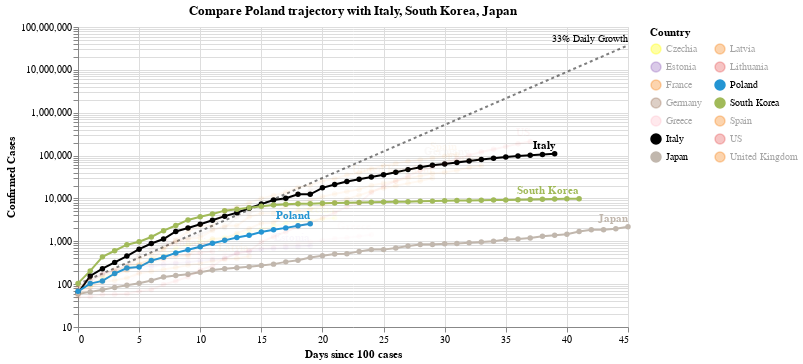

The code cell stored with this chart in its notebook:
### Code cell
#hide_input
chart3 = make_since_chart(['Poland'])
chart3

### Figure 1 — Vega-Lite specification as saved in the notebook (floating-point values rounded to 4 significant figures; data arrays with more than 128 entries replaced by an {"elided": "..."} marker saying what was removed)
{"config": {"view": {"continuousWidth": 400, "continuousHeight": 300}}, "layer": [{"mark": {"type": "line", "color": "black", "opacity": 0.5, "strokeDash": [3, 3]}, "encoding": {"x": {"type": "quantitative", "field": "Days since 100 cases"}, "y": {"type": "quantitative", "field": "Confirmed Cases"}}}, {"mark": {"type": "text", "align": "right", "dy": -6, "fontSize": 10, "text": "33% Daily Growth"}, "encoding": {"x": {"type": "quantitative", "field": "Days since 100 cases"}, "y": {"type": "quantitative", "field": "Confirmed Cases"}}, "transform": [{"filter": "(datum['Days since 100 cases'] >= 45)"}]}, {"data": {"name": "data-bbd3c020f37ca548d64b64f44ca2a7f4"}, "mark": {"type": "line", "point": true}, "encoding": {"color": {"type": "nominal", "field": "Country", "legend": {"columns": 2}, "scale": {"domain": ["Czechia", "Estonia", "France", "Germany", "Greece", "Italy", "Japan", "Latvia", "Lithuania", "Poland", "South Korea", "Spain", "US", "United Kingdom"], "range": ["yellow", "#9467bd", "#F58518", "#9D755D", "pink", "black", "#C1B7AD", "#F58518", "#E45756", "#2495D3", "#A1BA59", "#F58518", "#E45756", "#F58518"]}}, "opacity": {"condition": {"value": 1, "selection": "selector001"}, "value": 0.05}, "tooltip": [{"type": "nominal", "field": "Country"}, {"type": "temporal", "field": "Date"}, {"type": "quantitative", "field": "Confirmed Cases"}, {"type": "quantitative", "field": "Days since 100 cases"}], "x": {"type": "quantitative", "field": "Days since 100 cases"}, "y": {"type": "quantitative", "field": "Confirmed Cases", "scale": {"type": "log"}}}, "selection": {"selector001": {"type": "multi", "fields": ["Country"], "bind": "legend", "init": [{"Country": "Poland"}, {"Country": "Italy"}, {"Country": "South Korea"}, {"Country": "Japan"}]}}, "width": 550}, {"data": {"name": "data-bbd3c020f37ca548d64b64f44ca2a7f4"}, "mark": {"type": "text", "align": "right", "dy": -8, "fontWeight": "bold"}, "encoding": {"color": {"type": "nominal", "field": "Country", "legend": {"columns": 2}, "scale": {"domain": ["Czechia", "Estonia", "France", "Germany", "Greece", "Italy", "Japan", "Latvia", "Lithuania", "Poland", "South Korea", "Spain", "US", "United Kingdom"], "range": ["yellow", "#9467bd", "#F58518", "#9D755D", "pink", "black", "#C1B7AD", "#F58518", "#E45756", "#2495D3", "#A1BA59", "#F58518", "#E45756", "#F58518"]}}, "opacity": {"condition": {"value": 1, "selection": "selector001"}, "value": 0.05}, "text": {"type": "nominal", "field": "Country"}, "tooltip": [{"type": "nominal", "field": "Country"}, {"type": "temporal", "field": "Date"}, {"type": "quantitative", "field": "Confirmed Cases"}, {"type": "quantitative", "field": "Days since 100 cases"}], "x": {"type": "quantitative", "field": "Days since 100 cases"}, "y": {"type": "quantitative", "field": "Confirmed Cases", "scale": {"type": "log"}}}, "transform": [{"filter": "(datum['Date'] >= 1585699200000)"}], "width": 550}], "data": {"name": "data-a4df6692dce8ace7125ac6b99fd660fc"}, "title": "Compare Poland trajectory with Italy, South Korea, Japan", "$schema": "https://vega.github.io/schema/vega-lite/v4.0.2.json", "datasets": {"data-a4df6692dce8ace7125ac6b99fd660fc": [{"Days since 100 cases": 0, "Confirmed Cases": 100.0}, {"Days since 100 cases": 1, "Confirmed Cases": 133.0}, {"Days since 100 cases": 2, "Confirmed Cases": 176.9}, {"Days since 100 cases": 3, "Confirmed Cases": 235.3}, {"Days since 100 cases": 4, "Confirmed Cases": 312.9}, {"Days since 100 cases": 5, "Confirmed Cases": 416.2}, {"Days since 100 cases": 6, "Confirmed Cases": 553.5}, {"Days since 100 cases": 7, "Confirmed Cases": 736.1}, {"Days since 100 cases": 8, "Confirmed Cases": 979.1}, {"Days since 100 cases": 9, "Confirmed Cases": 1302.0}, {"Days since 100 cases": 10, "Confirmed Cases": 1732.0}, {"Days since 100 cases": 11, "Confirmed Cases": 2303.0}, {"Days since 100 cases": 12, "Confirmed Cases": 3064.0}, {"Days since 100 cases": 13, "Confirmed Cases": 4074.0}, {"Days since 100 cases": 14, "Confirmed Cases": 5419.0}, {"Days since 100 cases": 15, "Confirmed Cases": 7207.0}, {"Days since 100 cases": 16, "Confirmed Cases": 9586.0}, {"Days since 100 cases": 17, "Confirmed Cases": 12750.0}, {"Days since 100 cases": 18, "Confirmed Cases": 16960.0}, {"Days since 100 cases": 19, "Confirmed Cases": 22550.0}, {"Days since 100 cases": 20, "Confirmed Cases": 29990.0}, {"Days since 100 cases": 21, "Confirmed Cases": 39890.0}, {"Days since 100 cases": 22, "Confirmed Cases": 53060.0}, {"Days since 100 cases": 23, "Confirmed Cases": 70560.0}, {"Days since 100 cases": 24, "Confirmed Cases": 93850.0}, {"Days since 100 cases": 25, "Confirmed Cases": 124800.0}, {"Days since 100 cases": 26, "Confirmed Cases": 166000.0}, {"Days since 100 cases": 27, "Confirmed Cases": 220800.0}, {"Days since 100 cases": 28, "Confirmed Cases": 293700.0}, {"Days since 100 cases": 29, "Confirmed Cases": 390600.0}, {"Days since 100 cases": 30, "Confirmed Cases": 519500.0}, {"Days since 100 cases": 31, "Confirmed Cases": 690900.0}, {"Days since 100 cases": 32, "Confirmed Cases": 918900.0}, {"Days since 100 cases": 33, "Confirmed Cases": 1222000.0}, {"Days since 100 cases": 34, "Confirmed Cases": 1625000.0}, {"Days since 100 cases": 35, "Confirmed Cases": 2162000.0}, {"Days since 100 cases": 36, "Confirmed Cases": 2875000.0}, {"Days since 100 cases": 37, "Confirmed Cases": 3824000.0}, {"Days since 100 cases": 38, "Confirmed Cases": 5086000.0}, {"Days since 100 cases": 39, "Confirmed Cases": 6764000.0}, {"Days since 100 cases": 40, "Confirmed Cases": 8996000.0}, {"Days since 100 cases": 41, "Confirmed Cases": 11970000.0}, {"Days since 100 cases": 42, "Confirmed Cases": 15910000.0}, {"Days since 100 cases": 43, "Confirmed Cases": 21170000.0}, {"Days since 100 cases": 44, "Confirmed Cases": 28150000.0}, {"Days since 100 cases": 45, "Confirmed Cases": 37440000.0}], "data-bbd3c020f37ca548d64b64f44ca2a7f4": {"elided": "409 records"}}}
